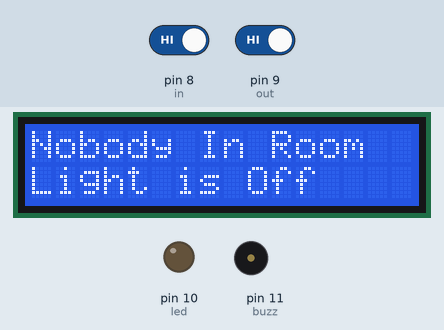
Simulated run of this sketch. Board: Arduino Uno, built with avr-gcc and run on an emulated ATmega328P. On the bench: 16×2 character LCD, output pins drawn as LEDs (lit = HIGH), buzzer (waves = sounding, pin HIGH). The test bench sets the inputs (shaded band); at power-on: pin 8 (in) HIGH, pin 9 (out) HIGH.

Above: at 2.2 s.
2.3 s: pin 8 (in) driven LOW
At 3.1 s:
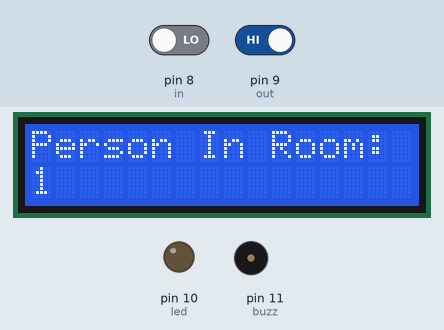
At 4.1 s:
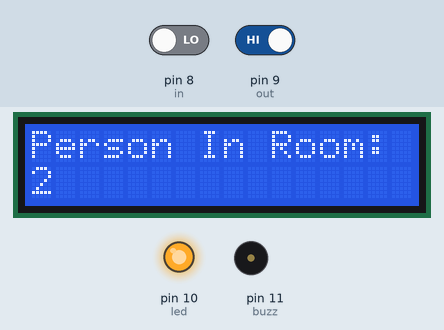
8.3 s: pin 9 (out) driven LOW
11.3 s: pin 9 (out) driven HIGH
At 13.7 s:
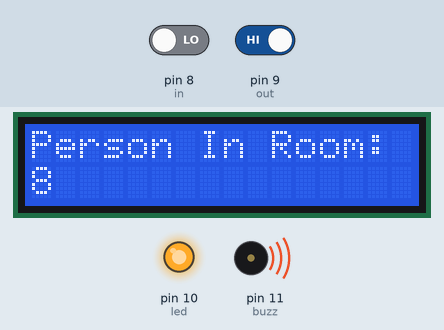
Timing chart, 0 to 15.2 s (numbered marks = the images above; inputs shaded):
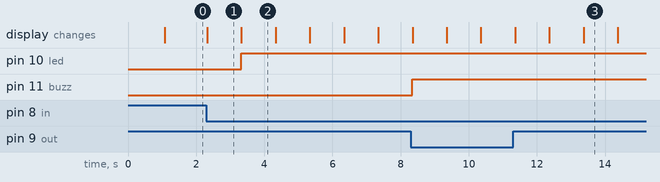

The sketch:

crowd_counter.ino
```cpp
#include<LiquidCrystal.h>
LiquidCrystal lcd(2, 3, 7, 6, 5, 4);

#define in 8
#define out 9
#define led 10
#define buzz 11

int count = 0;

void setup()
{
  int count = 0;
  lcd.begin(16, 2);
  lcd.print("Visitor Counter");
  delay(1000);
  pinMode(in, INPUT);
  pinMode(out, INPUT);
  pinMode(led, OUTPUT);
  pinMode(buzz, OUTPUT);
  lcd.clear();
  lcd.print("Person In Room:");
  lcd.setCursor(0, 1);
  lcd.print(count);
}

void loop(){//loops the process
while(count>=0)
{
  int in_value = digitalRead(in);//variable 1: walking inside
  int out_value = digitalRead(out);//variable 2: walking outside

  if (in_value == LOW )//
  {
    count++;
    lcd.clear();
    lcd.print("Person In Room:");
    lcd.setCursor(0, 1);
    lcd.print(count);
    delay(1000);
  }

  if (out_value == LOW && count > 0)
  {
    count--;
    lcd.clear();
    lcd.print("Person In Room:");
    lcd.setCursor(0, 1);
    lcd.print(count);
    delay(1000);
  }

  if (count>count || count<count)
  {
    delay(2300);
  }

  if (count == 0)
  {
    lcd.clear();
    digitalWrite(led, LOW);
    lcd.clear();
    lcd.print("Nobody In Room");
    lcd.setCursor(0, 1);
    lcd.print("Light is Off");
    delay(200);
  }

  else
  {
    digitalWrite(led, HIGH);
  }

  if(count > 5)
  {
    digitalWrite(buzz, HIGH);
  }
  else
  {
    digitalWrite(buzz, LOW);
  }
}
}
```

Measured:
- after the input at 2.3 s, pin 10 (led): LOW → HIGH after 1.0 s; the display: changes at once (image 1)
- after the input at 11.3 s, the display: first differs from a run without the input after 2.1 s (image 3)
- what the display in image 1 shows lasts 1.0 s, from 2.3 s to 3.3 s
